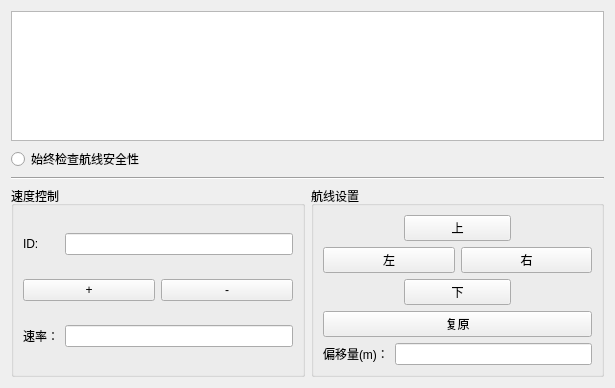
<?xml version="1.0" encoding="UTF-8"?>
<ui version="4.0">
 <class>CDlgPlaySpeedControl</class>
 <widget class="QWidget" name="CDlgPlaySpeedControl">
  <property name="geometry">
   <rect>
    <x>0</x>
    <y>0</y>
    <width>615</width>
    <height>388</height>
   </rect>
  </property>
  <property name="windowTitle">
   <string>Form</string>
  </property>
  <layout class="QGridLayout" name="gridLayout_4">
   <item row="3" column="0">
    <widget class="QGroupBox" name="groupBox">
     <property name="title">
      <string>速度控制</string>
     </property>
     <layout class="QGridLayout" name="gridLayout_2">
      <item row="0" column="0">
       <widget class="QLabel" name="label">
        <property name="text">
         <string>ID:</string>
        </property>
       </widget>
      </item>
      <item row="0" column="1">
       <widget class="QLineEdit" name="leUAVName"/>
      </item>
      <item row="1" column="0" colspan="2">
       <layout class="QGridLayout" name="gridLayout">
        <item row="0" column="0">
         <widget class="QPushButton" name="pbtnAddSpeed">
          <property name="text">
           <string>+</string>
          </property>
         </widget>
        </item>
        <item row="0" column="1">
         <widget class="QPushButton" name="pbtndecreas">
          <property name="text">
           <string>-</string>
          </property>
         </widget>
        </item>
       </layout>
      </item>
      <item row="2" column="0">
       <widget class="QLabel" name="label_2">
        <property name="text">
         <string>速率：</string>
        </property>
       </widget>
      </item>
      <item row="2" column="1">
       <widget class="QLineEdit" name="lespeed"/>
      </item>
     </layout>
    </widget>
   </item>
   <item row="3" column="1">
    <widget class="QGroupBox" name="groupBox_2">
     <property name="title">
      <string>航线设置</string>
     </property>
     <layout class="QGridLayout" name="gridLayout_7">
      <item row="0" column="0" colspan="2">
       <layout class="QGridLayout" name="gridLayout_3" columnstretch="3,4,3">
        <item row="0" column="0">
         <spacer name="horizontalSpacer">
          <property name="orientation">
           <enum>Qt::Horizontal</enum>
          </property>
          <property name="sizeHint" stdset="0">
           <size>
            <width>91</width>
            <height>20</height>
           </size>
          </property>
         </spacer>
        </item>
        <item row="0" column="1">
         <widget class="QPushButton" name="pbtnUp">
          <property name="text">
           <string>上</string>
          </property>
         </widget>
        </item>
        <item row="0" column="2">
         <spacer name="horizontalSpacer_2">
          <property name="orientation">
           <enum>Qt::Horizontal</enum>
          </property>
          <property name="sizeHint" stdset="0">
           <size>
            <width>91</width>
            <height>20</height>
           </size>
          </property>
         </spacer>
        </item>
       </layout>
      </item>
      <item row="1" column="0" colspan="2">
       <layout class="QGridLayout" name="gridLayout_6">
        <item row="0" column="0">
         <widget class="QPushButton" name="pbtnAddLine">
          <property name="text">
           <string>左</string>
          </property>
         </widget>
        </item>
        <item row="0" column="1">
         <widget class="QPushButton" name="pbtndecreasLine">
          <property name="text">
           <string>右</string>
          </property>
         </widget>
        </item>
       </layout>
      </item>
      <item row="2" column="0" colspan="2">
       <layout class="QGridLayout" name="gridLayout_5" columnstretch="3,4,3">
        <item row="0" column="0">
         <spacer name="horizontalSpacer_3">
          <property name="orientation">
           <enum>Qt::Horizontal</enum>
          </property>
          <property name="sizeHint" stdset="0">
           <size>
            <width>91</width>
            <height>20</height>
           </size>
          </property>
         </spacer>
        </item>
        <item row="0" column="1">
         <widget class="QPushButton" name="pbtndown">
          <property name="text">
           <string>下</string>
          </property>
         </widget>
        </item>
        <item row="0" column="2">
         <spacer name="horizontalSpacer_4">
          <property name="orientation">
           <enum>Qt::Horizontal</enum>
          </property>
          <property name="sizeHint" stdset="0">
           <size>
            <width>91</width>
            <height>20</height>
           </size>
          </property>
         </spacer>
        </item>
       </layout>
      </item>
      <item row="3" column="0" colspan="2">
       <widget class="QPushButton" name="pbtnRecover">
        <property name="text">
         <string>复原</string>
        </property>
       </widget>
      </item>
      <item row="4" column="0">
       <widget class="QLabel" name="label_3">
        <property name="text">
         <string>偏移量(m)：</string>
        </property>
       </widget>
      </item>
      <item row="4" column="1">
       <widget class="QLineEdit" name="leAmount"/>
      </item>
     </layout>
    </widget>
   </item>
   <item row="0" column="0" colspan="2">
    <widget class="QTableWidget" name="tableWidget"/>
   </item>
   <item row="1" column="0">
    <widget class="QRadioButton" name="radioButtCheck">
     <property name="text">
      <string>始终检查航线安全性</string>
     </property>
     <property name="checkable">
      <bool>true</bool>
     </property>
     <property name="checked">
      <bool>false</bool>
     </property>
    </widget>
   </item>
   <item row="2" column="0" colspan="2">
    <widget class="Line" name="line">
     <property name="orientation">
      <enum>Qt::Horizontal</enum>
     </property>
    </widget>
   </item>
  </layout>
 </widget>
 <resources/>
 <connections/>
</ui>
